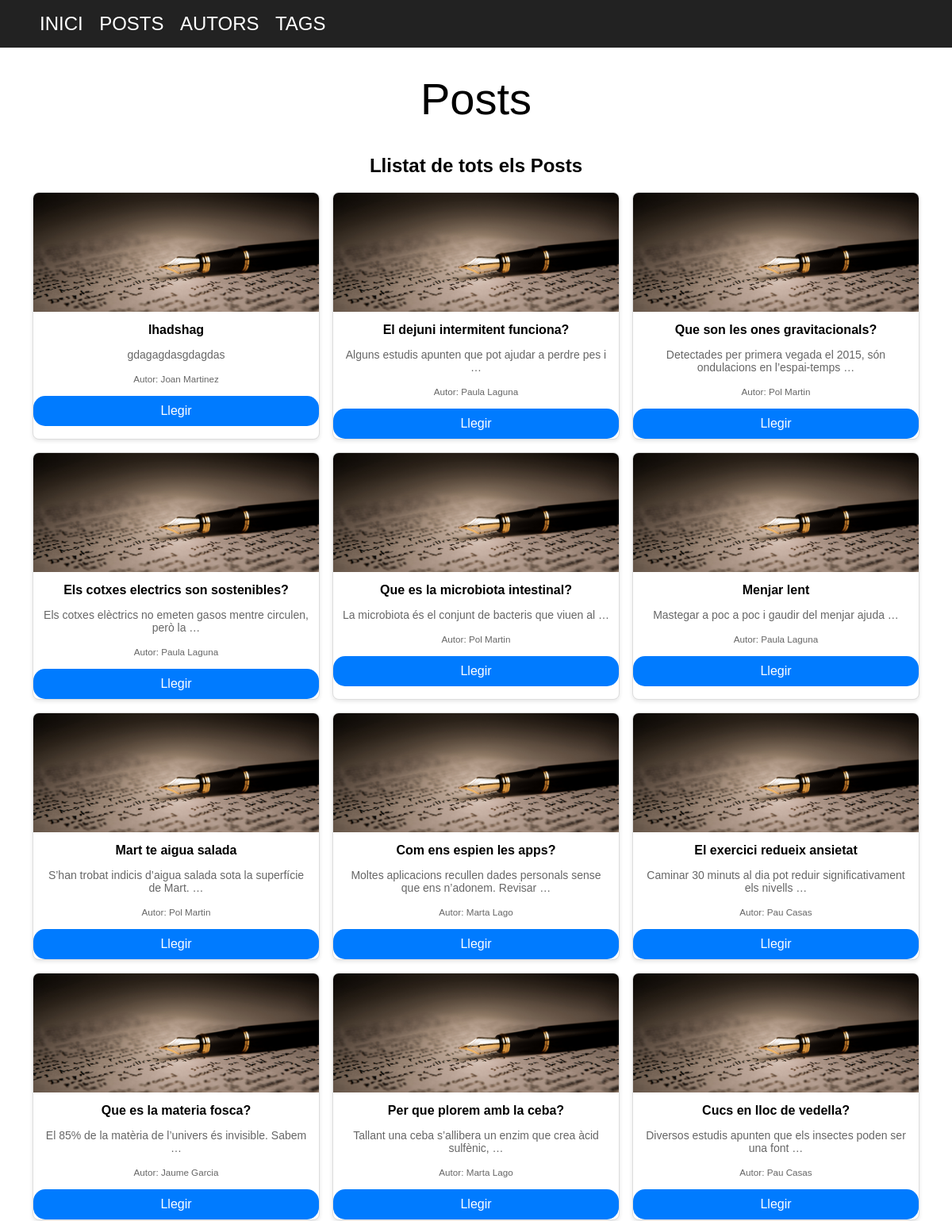
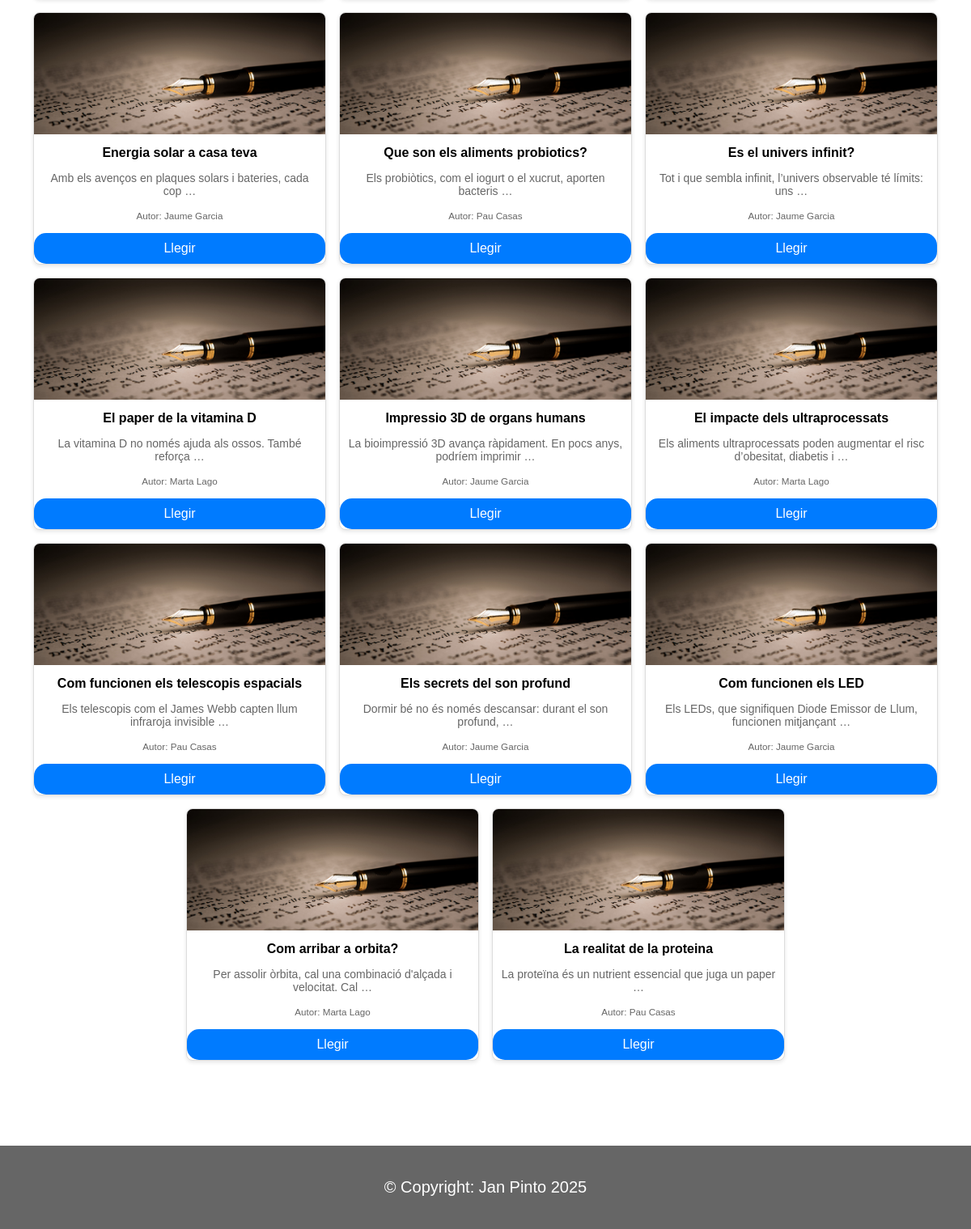
/posts/, run on the app's committed database (2 pictures, top to bottom).
### blog/models.py (models this page shows, shortened)
class Post(models.Model):
    title = models.CharField(max_length=200)
    slug = models.SlugField(max_length=200, unique=True, blank=True)
    content = models.TextField()
    date = models.DateTimeField(auto_now_add=True)
    autor = models.ForeignKey(Autor, on_delete=models.CASCADE, related_name='posts')
    tags = models.ManyToManyField(Tag, related_name='posts', blank=True)

class Autor(models.Model):
    nom = models.CharField(max_length=100)
    cognom = models.CharField(max_length=100)
    email = models.EmailField(unique=True)

### blog/views.py (the view)
# urls.py: path('posts/', views.post_list, name='post-list-page'),
def post_list(request):
    posts = Post.objects.select_related('autor').order_by('-date')
    return render(request, 'blog/post_list.html', {'posts': posts})

### blog/templates/blog/post_list.html (shortened to what this page needs)
{% extends 'blog/base.html' %}
{% block content %}
<div class="text-center">
    <h1 class="titol">Posts</h1>
    <h2>Llistat de tots els Posts</h2>
    <div class="posts-container">
        {% for post in posts %}
            <div class="card">
                <img src="../../static/blog/images/boli.png" alt="Imatge del post">
                <h3>{{ post.title }}</h3>
                <p>{{ post.content|truncatewords:10 }}</p>
                <p><small>Autor: {{ post.autor.nom }} {{ post.autor.cognom }}</small></p>
                <a href="{% url 'posts-detail-page' post.slug %}" class="button">Llegir</a>
            </div>
        {% empty %}
            <p>No hi ha posts encara.</p>
        {% endfor %}
    </div>
</div>
{% endblock %}

### blog/templates/blog/base.html (shortened to what this page needs)
<!DOCTYPE html>
<html lang="ca">
<head>
    <link rel="stylesheet" href="../../static/blog/css/style.css">
</head>
<body>
    <nav class="navbar">
        <div class="capçalera">
            <ul class="menu">
                <li><a href="{% url 'index' %}">INICI</a></li>
                <li><a href="{% url 'post-list-page' %}">POSTS</a></li>
                <li><a href="{% url 'autor_list' %}">AUTORS</a></li>
                <li><a href="{% url 'tag_list' %}">TAGS</a></li>
            </ul>
        </div>
    </nav>
    <div class="container">
        {% block content %}{% endblock %}
    </div>
    <footer>
        <p class="text_base">&copy Copyright: Jan Pinto 2025</p>
    </footer>
</body>
</html>

### blog/static/blog/css/style.css (style rules this page uses)
body { font-family: Arial, sans-serif; margin: 0; padding: 0; }
p { font-size: 20px; }
footer { background-color: #666; margin-top: 105px; padding: 20px; text-align: center; color: white; }
a { color: #007bff; text-decoration: none; }
.navbar { background-color: #222; padding: 1em 0; }
.capçalera { margin-left: 50px; }
.container { margin: 0 auto; }
.menu { list-style: none; display: inline; padding-left: 0; }
.menu li { display: inline; margin-right: 1em; }
.menu a { color: white; font-size: 1.5em; text-decoration: none; }
.text-center { text-align: center; }
.titol { font-size: 3.5rem; font-weight: 500; margin-top: 2rem; }
.text_base { font-size: 1.25rem; font-weight: 300; }
.posts-container { display: flex; flex-wrap: wrap; gap: 1rem; justify-content: center; }
.card { width: 30%; background-color: white; border: 1px solid #ddd; border-radius: 8px; overflow: hidden; box-shadow: 0 2px 5px rgba(0,0,0,0.1); }
.card img { width: 100%; height: 150px; object-fit: cover; }
.card h3 { font-size: 16px; margin: 10px 0; }
.card p { font-size: 14px; color: #666; padding: 0 10px; }
.button { background-color: #007bff; color: white; border: none; padding: 10px; border-radius: 15px; display: block; text-decoration: none; cursor: pointer; }

### data on the page
Post: title "lhadshag", content "gdagagdasgdagdas", autor.nom "Joan", autor.cognom "Martinez"
Post: title "El dejuni intermitent funciona?", content "Alguns estudis apunten que pot ajudar a perdre pes i …", autor.nom "Paula", autor.cognom "Laguna"
Post: title "Que son les ones gravitacionals?", content "Detectades per primera vegada el 2015, són ondulacions en l’espai-temps …", autor.nom "Pol", autor.cognom "Martin"
Post: title "Els cotxes electrics son sostenibles?", content "Els cotxes elèctrics no emeten gasos mentre circulen, però la …", autor.nom "Paula", autor.cognom "Laguna"
Post: title "Que es la microbiota intestinal?", content "La microbiota és el conjunt de bacteris que viuen al …", autor.nom "Pol", autor.cognom "Martin"
Post: title "Menjar lent", content "Mastegar a poc a poc i gaudir del menjar ajuda …", autor.nom "Paula", autor.cognom "Laguna"
Post: title "Mart te aigua salada", content "S’han trobat indicis d’aigua salada sota la superfície de Mart. …", autor.nom "Pol", autor.cognom "Martin"
Post: title "Com ens espien les apps?", content "Moltes aplicacions recullen dades personals sense que ens n’adonem. Revisar …", autor.nom "Marta", autor.cognom "Lago"
Post: title "El exercici redueix ansietat", content "Caminar 30 minuts al dia pot reduir significativament els nivells …", autor.nom "Pau", autor.cognom "Casas"
Post: title "Que es la materia fosca?", content "El 85% de la matèria de l’univers és invisible. Sabem …", autor.nom "Jaume", autor.cognom "Garcia"
Post: title "Per que plorem amb la ceba?", content "Tallant una ceba s’allibera un enzim que crea àcid sulfènic, …", autor.nom "Marta", autor.cognom "Lago"
Post: title "Cucs en lloc de vedella?", content "Diversos estudis apunten que els insectes poden ser una font …", autor.nom "Pau", autor.cognom "Casas"
Post: title "Energia solar a casa teva", content "Amb els avenços en plaques solars i bateries, cada cop …", autor.nom "Jaume", autor.cognom "Garcia"
Post: title "Que son els aliments probiotics?", content "Els probiòtics, com el iogurt o el xucrut, aporten bacteris …", autor.nom "Pau", autor.cognom "Casas"
Post: title "Es el univers infinit?", content "Tot i que sembla infinit, l’univers observable té límits: uns …", autor.nom "Jaume", autor.cognom "Garcia"
Post: title "El paper de la vitamina D", content "La vitamina D no només ajuda als ossos. També reforça …", autor.nom "Marta", autor.cognom "Lago"
Post: title "Impressio 3D de organs humans", content "La bioimpressió 3D avança ràpidament. En pocs anys, podríem imprimir …", autor.nom "Jaume", autor.cognom "Garcia"
Post: title "El impacte dels ultraprocessats", content "Els aliments ultraprocessats poden augmentar el risc d’obesitat, diabetis i …", autor.nom "Marta", autor.cognom "Lago"
Post: title "Com funcionen els telescopis espacials", content "Els telescopis com el James Webb capten llum infraroja invisible …", autor.nom "Pau", autor.cognom "Casas"
Post: title "Els secrets del son profund", content "Dormir bé no és només descansar: durant el son profund, …", autor.nom "Jaume", autor.cognom "Garcia"
Post: title "Com funcionen els LED", content "Els LEDs, que signifiquen Diode Emissor de Llum, funcionen mitjançant …", autor.nom "Jaume", autor.cognom "Garcia"
Post: title "Com arribar a orbita?", content "Per assolir òrbita, cal una combinació d'alçada i velocitat. Cal …", autor.nom "Marta", autor.cognom "Lago"
Post: title "La realitat de la proteina", content "La proteïna és un nutrient essencial que juga un paper …", autor.nom "Pau", autor.cognom "Casas"
